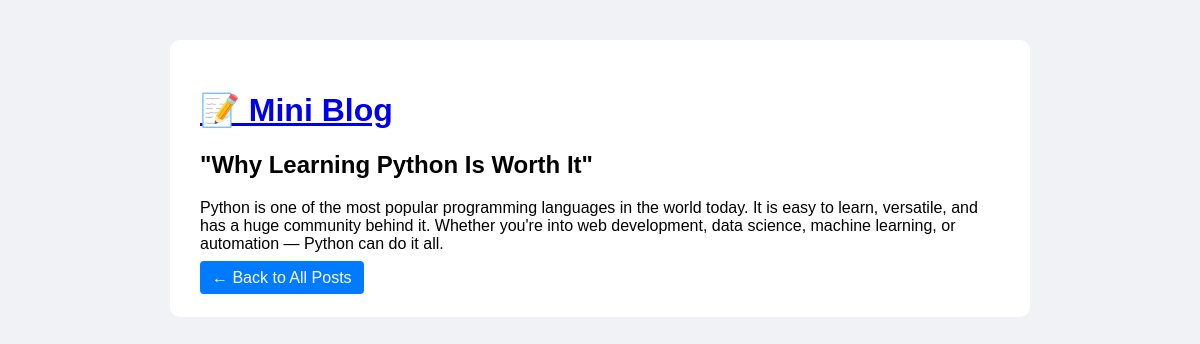
Screenshot of /post/3 with the database file from the repository.
### tables this page shows
CREATE TABLE posts (
        id INTEGER PRIMARY KEY AUTOINCREMENT,
        title TEXT NOT NULL,
        content TEXT NOT NULL
    );

### app.py (the view)
@app.route('/post/<int:post_id>')
def view(post_id):
    conn = get_db_connection()
    post = conn.execute('SELECT * FROM posts WHERE id = ?', (post_id,)).fetchone()
    conn.close()
    return render_template('view.html', post=post)

### app.py (called while the page is built)
def get_db_connection():
    conn = sqlite3.connect('blog.db')
    conn.row_factory = sqlite3.Row
    return conn

### templates/view.html (shortened to what this page needs)
{% extends 'base.html' %}
{% block content %}
    <h2>{{ post.title }}</h2>
    <p>{{ post.content }}</p>
    <a href="/" class="button">← Back to All Posts</a>
{% endblock %}

### templates/base.html (style rules this page uses)
body { font-family: Arial; background: #f0f2f5; margin: 0; }
a.button { padding: 8px 12px; background: #007bff; color: white; text-decoration: none; border-radius: 4px; }

### rows the page displays
posts: title "\"Why Learning Python Is Worth It\"", content "Python is one of the most popular programming languages in the world today. It is easy to learn, versatile, and has a huge community behind it. Whether you're into web development, data science, machine learning, or automation — Python can do it all."
